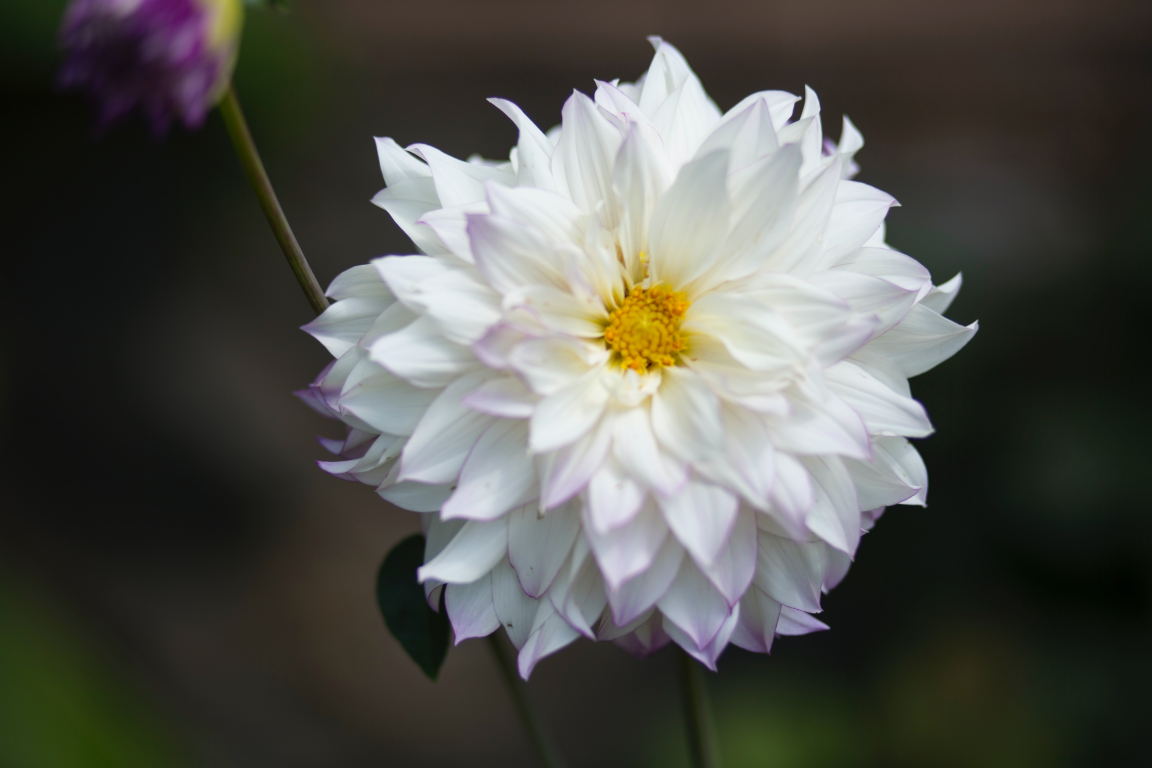
#> input picture Сем 6/Обработка изображений/2/image2.jpg, 5760 x 3840 px (shown at 1/5 size)
$ python 2.2.py
#> lines starting #> are read from the running program, lines starting #| are printed output that depends on the picture
import cv2

img = cv2.imread("image2.jpg")
#> img is the input picture: shape (3840, 5760, 3); mean B, G, R 77.4, 83.2, 82.7

rgb = cv2.cvtColor(img, cv2.COLOR_BGR2RGB)
sub = rgb[1450:2320, 2380:3190]
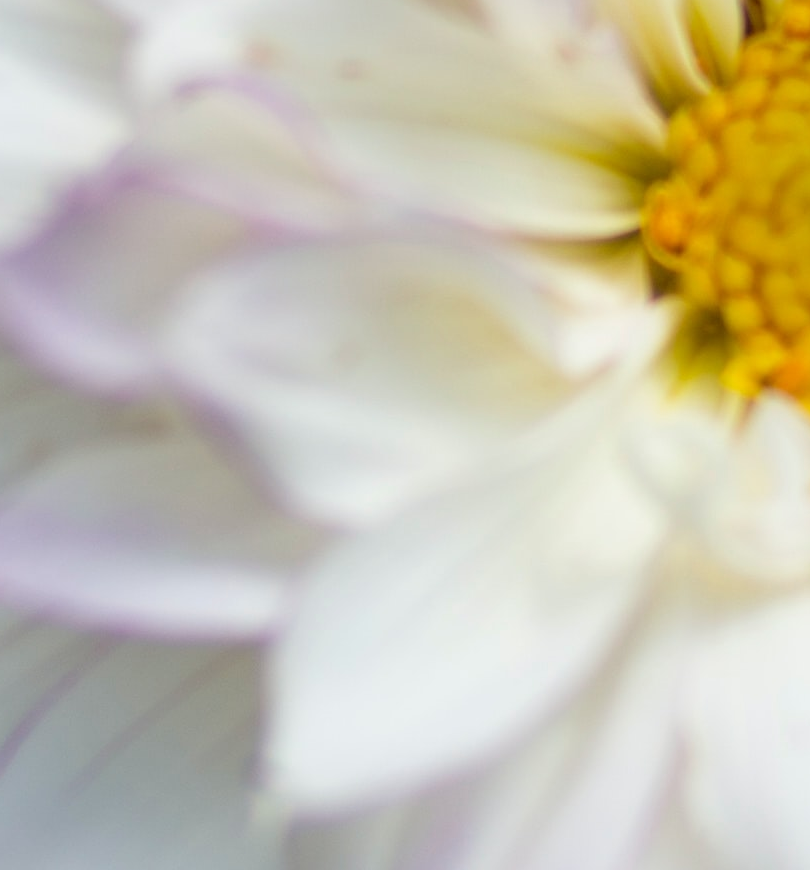
#> sub: shape (870, 810, 3); mean R, G, B 200.3, 194.7, 175.2

cv2.imwrite("cropped.png", cv2.cvtColor(sub, cv2.COLOR_RGB2BGR))

$ run again, with Сем 6/Обработка изображений/2/image1.jpg copied over Сем 6/Обработка изображений/2/image2.jpg
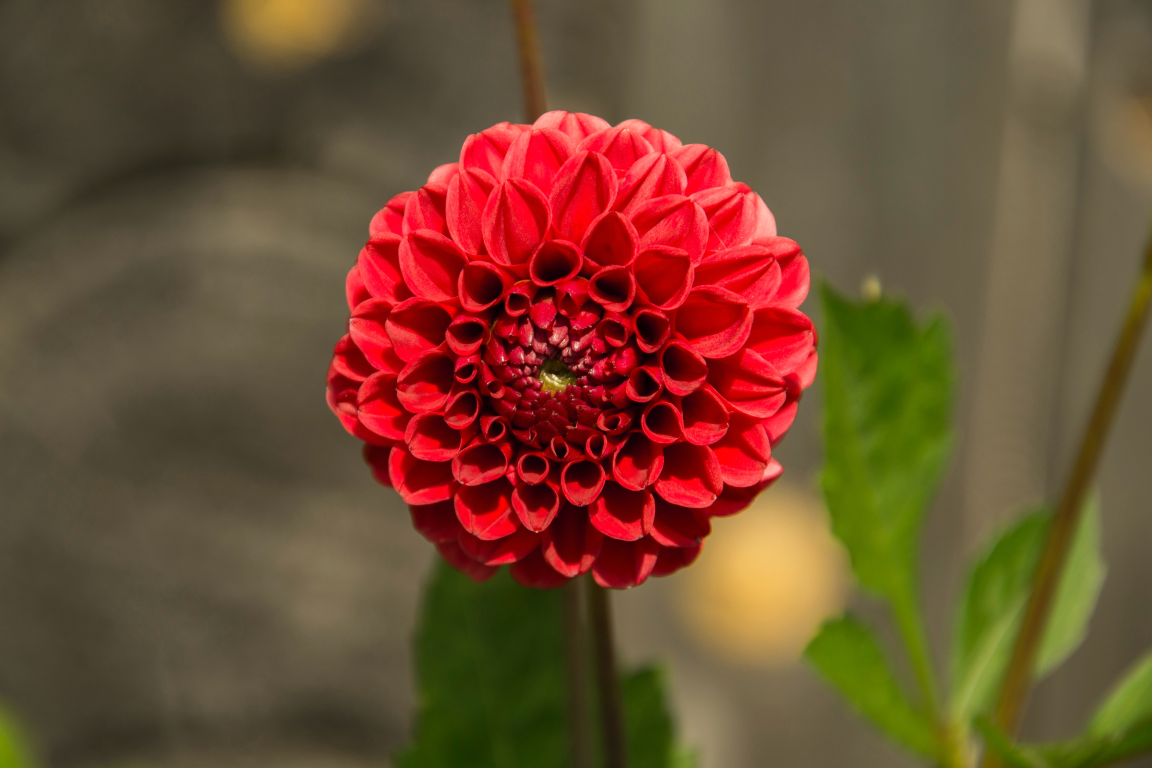
#> input picture Сем 6/Обработка изображений/2/image1.jpg, 4608 x 3072 px (shown at 1/4 size)
#> img is the input picture: shape (3072, 4608, 3); mean B, G, R 50.1, 75.7, 111.9
#> `sub = rgb[1450:2320, 2380:3190]`:
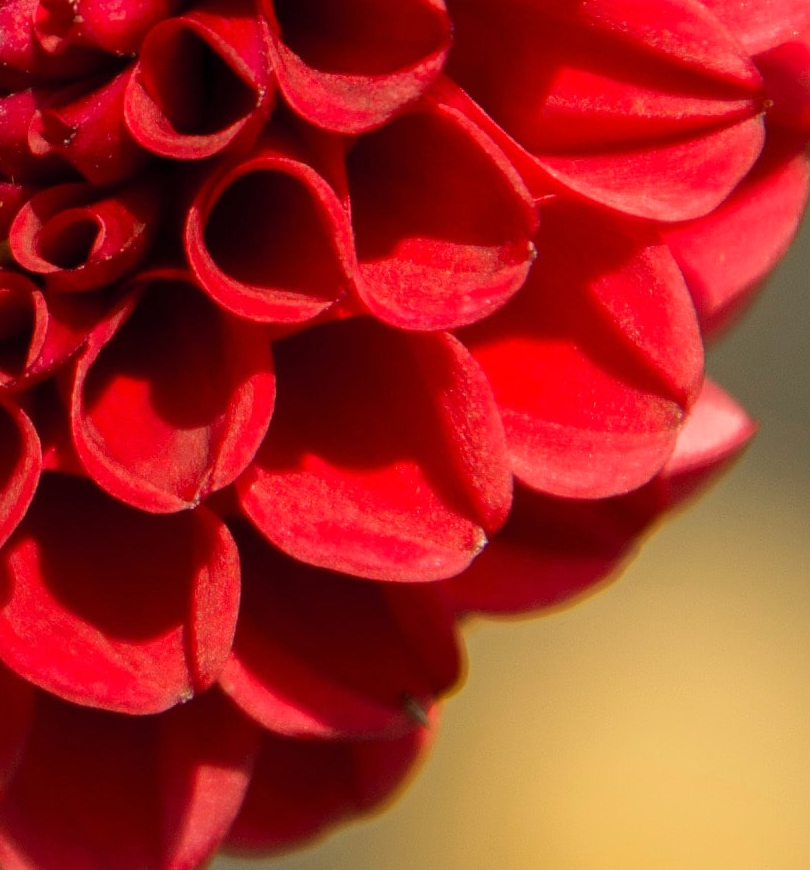
#> sub: shape (870, 810, 3); mean R, G, B 164.6, 43.9, 35.2
